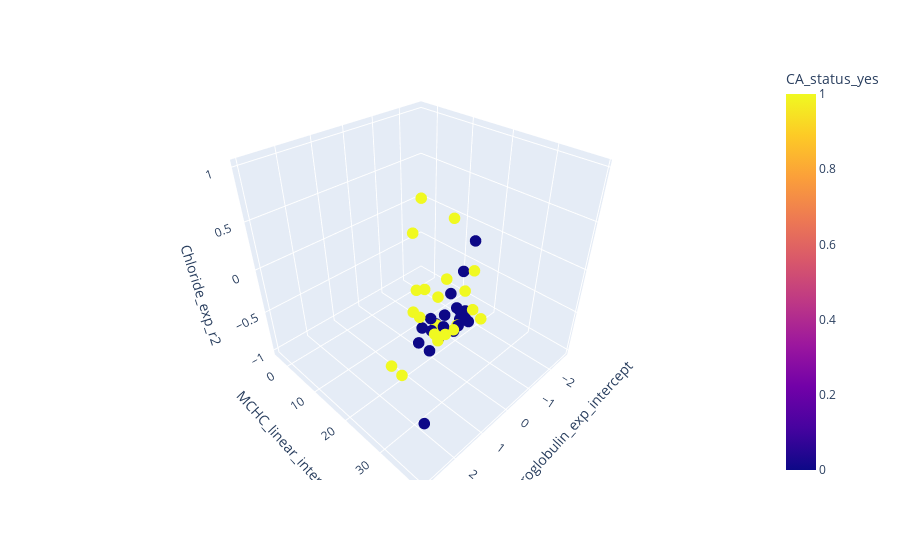

Notebook code for this chart:
### Markdown cell above
## 3D scatter

### Code cell
top3_features = X.columns[svm_set_ranks[selected_run].sorted_features.astype(int)[:3]].values
fig = px.scatter_3d(dataTable, x=top3_features[0], y=top3_features[1], z=top3_features[2],
          color=y_column_Classification)
fig.update_traces(marker_size = 4)
fig.show()

### Figure 1 — Plotly figure (JSON) as saved in the notebook; plotly's stock layout.template omitted (floating-point values rounded to 4 significant figures)
{"data": [{"hovertemplate": "Beta-2-Microglobulin_exp_intercept=%{x}<br>MCHC_linear_intercept=%{y}<br>Chloride_exp_r2=%{z}<br>CA_status_yes=%{marker.color}<extra></extra>", "legendgroup": "", "marker": {"color": [1, 1, 1, 1, 1, 1, 1, 1, 1, 1, 1, 1, 1, 1, 1, 1, 1, 1, 1, 1, 1, 0, 0, 0, 0, 0, 0, 0, 0, 0, 0, 0, 0, 0, 0, 0, 0, 0, 0, 0, 0, 0, 0, 0], "coloraxis": "coloraxis", "size": 4, "symbol": "circle"}, "mode": "markers", "name": "", "scene": "scene", "showlegend": false, "type": "scatter3d", "x": [2.95, 2.249, 2.37, 2.071, 1.543, 1.586, 1.638, 1.271, 1.157, 2.196, 1.452, 1.007, 1.917, 0.5481, 2.262, 1.335, -2.686, 1.097, 1.711, 2.961, 1.902, 1.902, 2.159, 0.8693, 1.159, 2.082, 0.9132, 1.413, 0.8244, 1.777, 0.9363, 1.736, 1.589, 1.715, 1.276, 0.796, 1.193, 1.705, 1.043, 0.8072, 0.8754, 0.6087, 1.202, 1.411], "y": [32.52, 31.91, 34.22, 35.16, 38.98, 32.07, 32.66, 33.74, 33.74, 32.21, 33.08, 35.66, 31.84, 35.07, 32.08, 33.35, -3.661, 34.65, 34.91, 34.91, 34.68, 31.8, 32.37, 33.26, 34.0, 34.2, 32.99, 32.65, 33.5, 32.38, 34.74, 31.88, 33.66, 33.47, 33.81, 33.1, 32.35, 29.72, 33.56, 33.25, 32.51, 33.12, 33.79, 30.75], "z": [0.007147, 0.3442, 0.3876, 0.1929, 0.415, 0.0824, 0.3781, 0.01227, 0.03348, 0.5364, 0.5159, 0.5701, 0.4808, 0.005955, 1, 1, 2.718e-05, 0.3795, 0.0997, 0.0002909, 0.07459, -1, 0.04139, 0.08729, 0.03753, 0.0005302, 0.4851, 0.1598, 0.01803, 0.07595, 0.05164, 0.1727, 0.1113, 0.007925, 0.0008448, 0.08479, 0.3156, 0.008383, 0.1452, 0.007797, 0.0003615, 0.7056, 0.2179, 0.01592]}], "layout": {"autosize": true, "coloraxis": {"colorbar": {"title": {"text": "CA_status_yes"}}, "colorscale": [[0, "#0d0887"], [0.1111, "#46039f"], [0.2222, "#7201a8"], [0.3333, "#9c179e"], [0.4444, "#bd3786"], [0.5556, "#d8576b"], [0.6667, "#ed7953"], [0.7778, "#fb9f3a"], [0.8889, "#fdca26"], [1, "#f0f921"]]}, "legend": {"tracegroupgap": 0}, "margin": {"t": 60}, "scene": {"aspectmode": "auto", "aspectratio": {"x": 1, "y": 1, "z": 1}, "domain": {"x": [0, 1], "y": [0, 1]}, "xaxis": {"title": {"text": "Beta-2-Microglobulin_exp_intercept"}, "type": "linear"}, "yaxis": {"title": {"text": "MCHC_linear_intercept"}, "type": "linear"}, "zaxis": {"title": {"text": "Chloride_exp_r2"}, "type": "linear"}}}}
